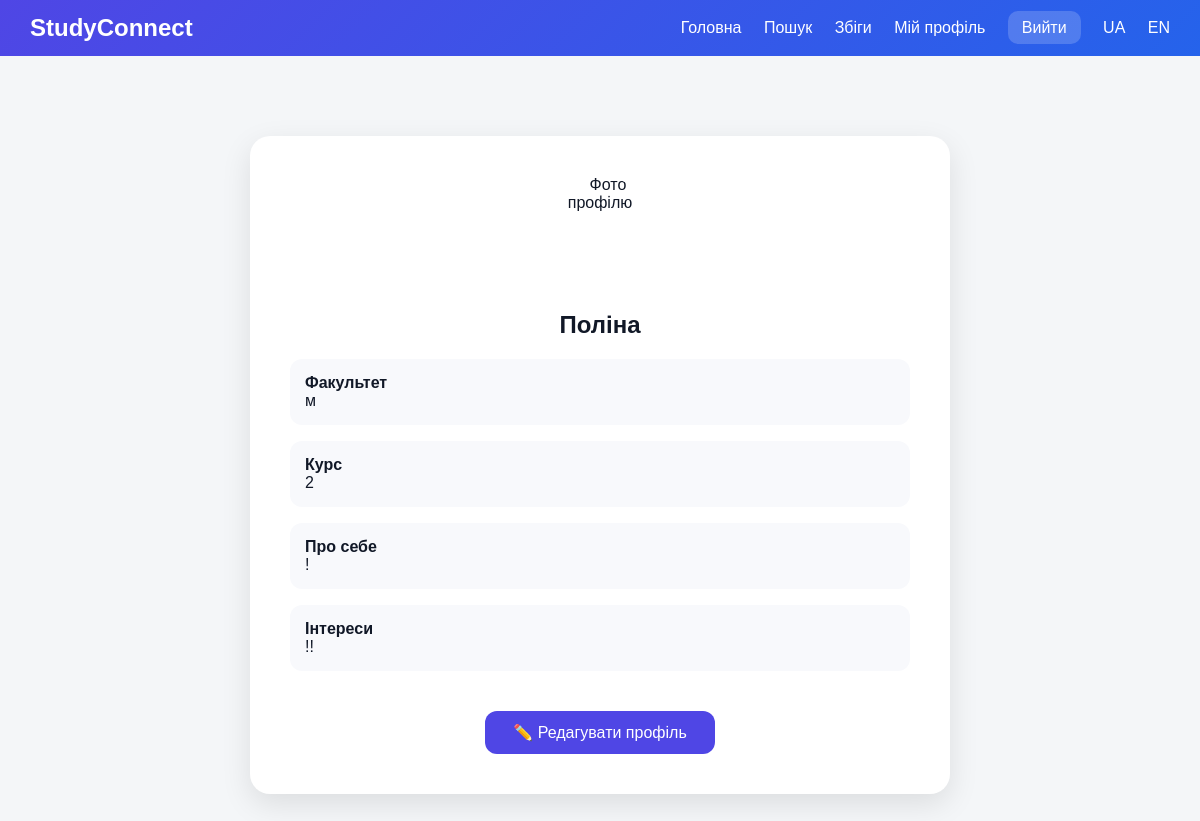
The app's page /profile (signed in) with its own data.
### models.py (models this page shows)
class User(db.Model, UserMixin):
    id = db.Column(db.Integer, primary_key=True)
    avatar = db.Column(db.String(200))
    username = db.Column(db.String(80), nullable=False)
    email = db.Column(db.String(120), unique=True, nullable=False)
    password = db.Column(db.String(200), nullable=False)
    faculty = db.Column(db.String(120))
    course = db.Column(db.String(50))
    about = db.Column(db.Text)
    interests = db.Column(db.Text)

### app.py (the view)
@app.route("/profile")
@login_required
def profile():
    return render_template("profile.html")

### app.py (called while the page is built)
@app.context_processor
def inject_translations():
    lang = session.get("lang", "ua")
    def t(key):
        return translations[lang].get(key, key)
    return dict(t=t, lang=lang)

@login_manager.user_loader
def load_user(user_id):
    return User.query.get(int(user_id))

### templates/profile.html
{% extends "base.html" %}
{% block content %}
<div class="profile-card">
    {% if current_user.avatar %}
        <img
            src="{{ url_for('static', filename='avatars/' + current_user.avatar) }}"
            class="avatar-image"
            alt="Фото профілю"
        >
    {% else %}
        <div class="avatar">
            {{ current_user.username[0]|upper }}
        </div>
    {% endif %}
    <h2>{{ current_user.username }}</h2>
    <div class="profile-info">
        <p>
            <strong>{{ t("faculty") }}</strong><br>
            {{ current_user.faculty or t("not_specified") }}
        </p>
        <p>
            <strong>{{ t("course") }}</strong><br>
            {{ current_user.course or t("not_specified") }}
        </p>
        <p>
            <strong>{{ t("about") }}</strong><br>
            {{ current_user.about or t("not_filled") }}
        </p>
        <p>
            <strong>{{ t("interests") }}</strong><br>
            {{ current_user.interests or t("not_specified") }}
        </p>
    </div>
    <a class="btn" href="{{ url_for('edit_profile') }}">
        ✏️ {{ t("edit_profile") }}
    </a>
</div>
{% endblock %}

### static/css/style.css (style rules this page uses)
* { box-sizing: border-box; }
body { margin: 0; font-family: Arial, sans-serif; background: #f4f6f8; color: #111827; }
.profile-card { max-width: 700px; margin: 40px auto; background: white; border-radius: 20px; padding: 40px; box-shadow: 0 10px 30px rgba(0,0,0,.1); text-align: center; }
.avatar-image { width: 110px; height: 110px; border-radius: 50%; object-fit: cover; display: block; margin: 0 auto 25px auto; }
.profile-info { text-align: left; }
.profile-info p { background: #f8f9fc; padding: 15px; border-radius: 12px; margin-bottom: 15px; }
.btn { display: inline-block; margin-top: 25px; background: #4F46E5; color: white; padding: 12px 28px; border-radius: 12px; text-decoration: none; }

### records on screen
User: username "Поліна", faculty "м", course "2", about "!", interests "!!"

### other values on screen
{{ t("home") }} "Головна"
{{ t("search") }} "Пошук"
{{ t("matches") }} "Збіги"
{{ t("profile") }} "Мій профіль"
{{ t("logout") }} "Вийти"
{{ t("faculty") }} "Факультет"
{{ t("course") }} "Курс"
{{ t("about") }} "Про себе"
{{ t("interests") }} "Інтереси"
{{ t("edit_profile") }} "Редагувати профіль"
